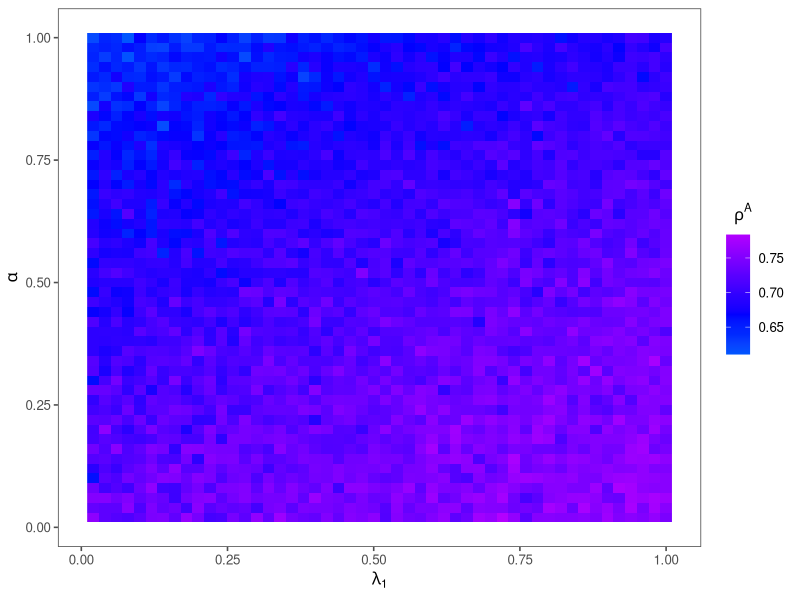
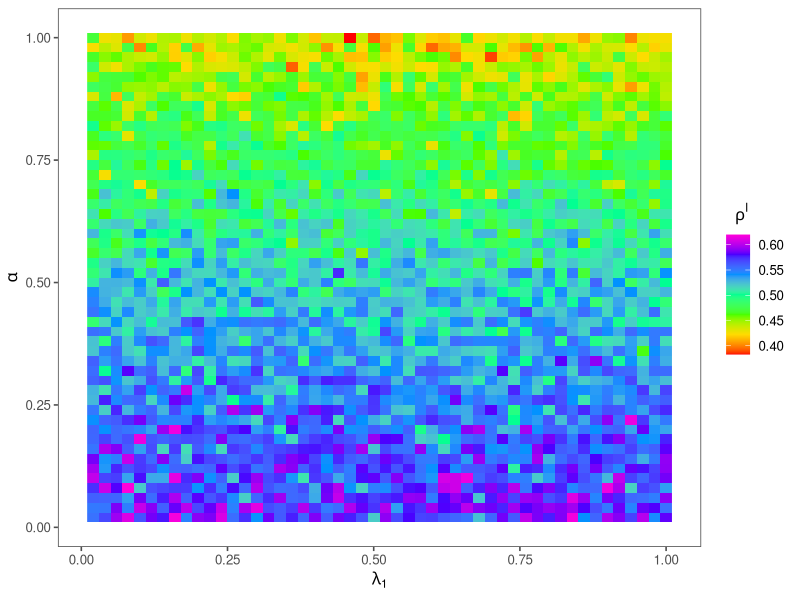
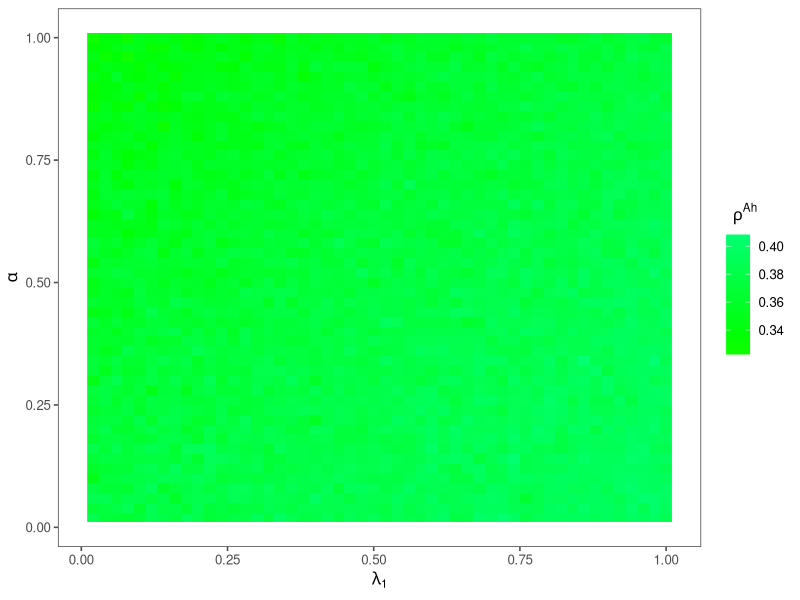
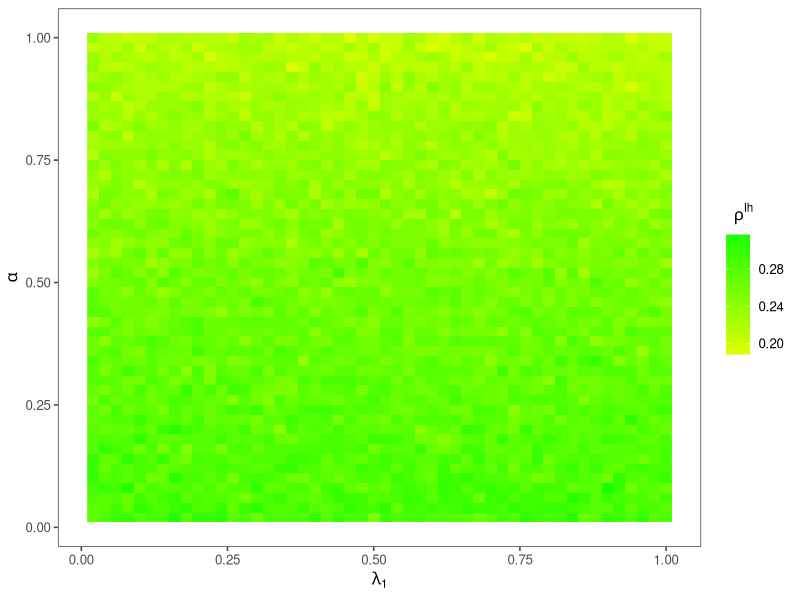
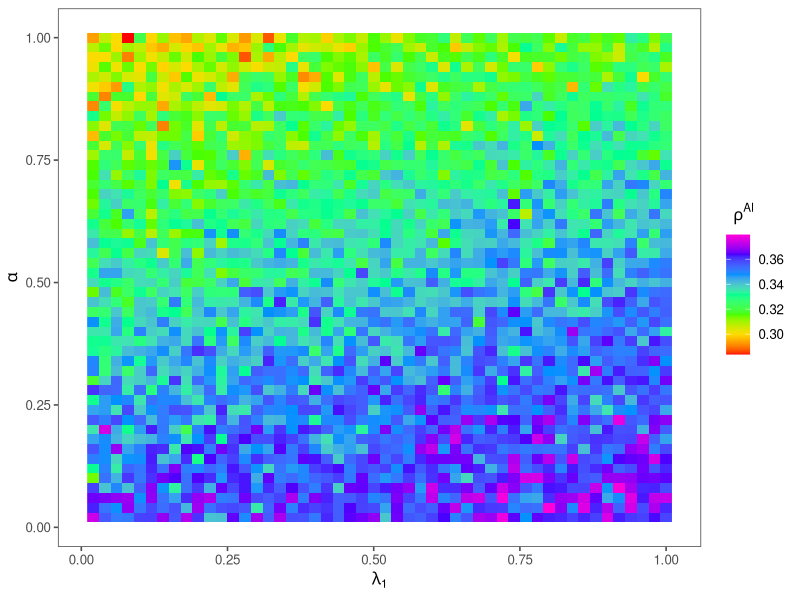
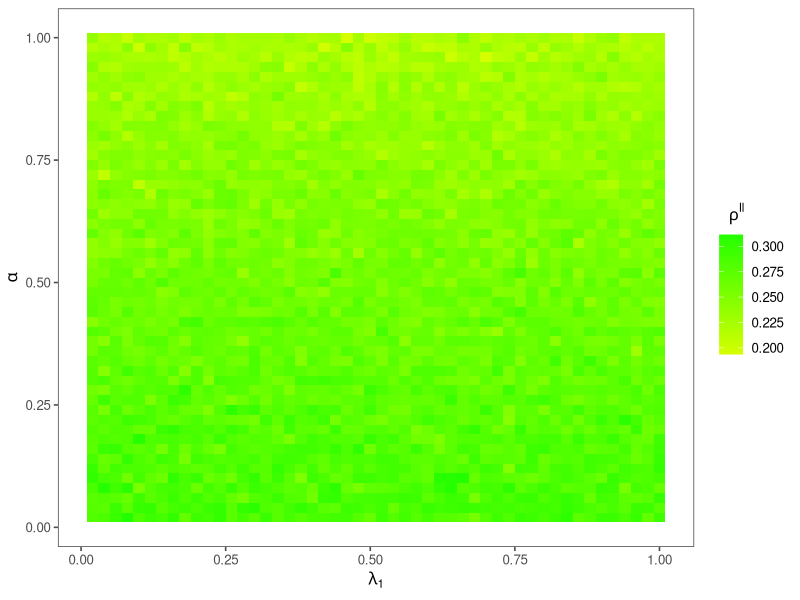
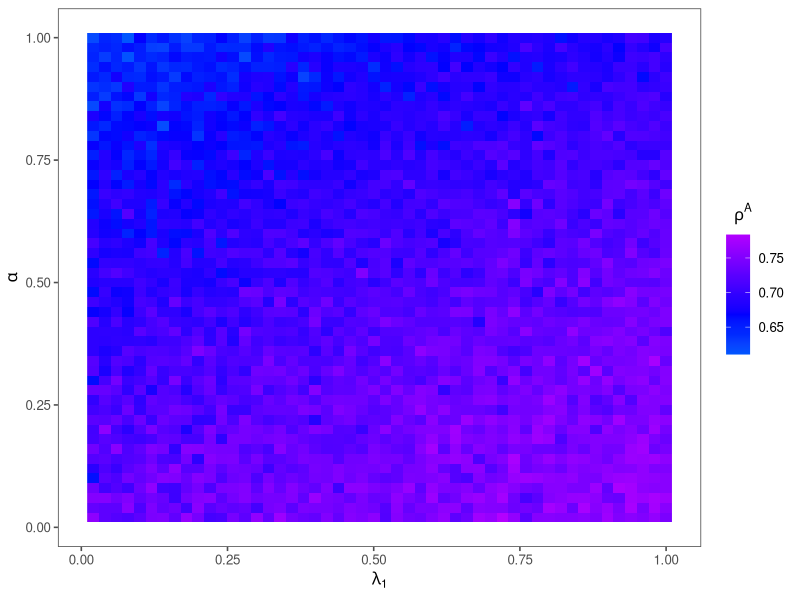
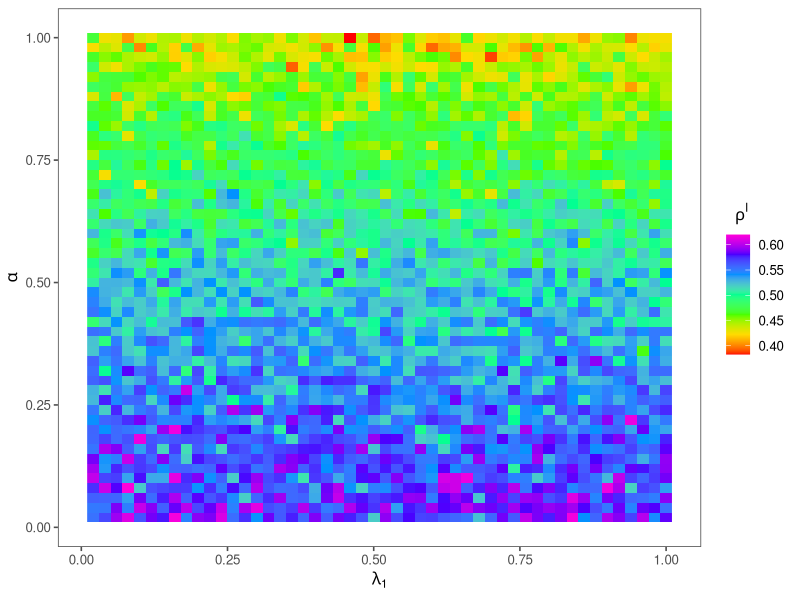

These charts were generated, in order, by the following R code:
suppressPackageStartupMessages(suppressWarnings({
  library(igraph)
  library(progress)
  library(magrittr)
  library(tidyverse)
  library(ggthemes)
  library(RColorBrewer)
  library(parallel)
  library(foreach)
  library(doParallel)
  library(tidyr)
  library(ggplot2)
}))

t1<-Sys.time()

getwd()
setwd(dirname(rstudioapi::getActiveDocumentContext()$path))

Exp4_data<-read.csv("MC_Exp41_lamda1_alpha.csv")%>% 
  mutate(order=1:nrow(.)) %>% 
  select(order,everything())

#1. rho_A
df<-Exp4_data[,c(2,3,4)] %>%
  purrr::set_names("alpha","lambda1","rho_A")

ggplot(df,aes(x=lambda1,y=alpha,fill=rho_A))+
  geom_raster() +
  scale_fill_gradientn(colours =rainbow(7,start=min(df$rho_A),end=max(df$rho_A)))+
  theme_few()+
  ylab(expression(alpha))+
  xlab(expression(lambda[1]))+
  guides(fill=guide_colorbar(title= expression(rho^A),title.hjust =  .2))

ggsave("exp41rhoA.png",width=15, height=13,units="cm",dpi = 600)



#2. rho_I
df<-Exp4_data[,c(2,3,5)] %>%
  purrr::set_names("alpha","lambda1","rho_I")

ggplot(df,aes(y=alpha,x=lambda1,fill=rho_I))+
  geom_raster() +
  scale_fill_gradientn(colours =rainbow(7))+
  theme_few()+
  ylab(expression(alpha))+
  xlab(expression(lambda[1]))+
  guides(fill=guide_colorbar(title= expression(rho^I),title.hjust =  .2))

ggsave("exp41rhoI.png",width=15, height=13,units="cm",dpi = 600)



#3. rho_Ah
df<-Exp4_data[,c(2,3,6)] %>%
  purrr::set_names("alpha","lambda1","rho_Ah")

ggplot(df,aes(y=alpha,x=lambda1,fill=rho_Ah))+
  geom_raster() +
  scale_fill_gradientn(colours =rainbow(7,start=min(df$rho_Ah),end=max(df$rho_Ah)))+
  theme_few()+
  ylab(expression(alpha))+
  xlab(expression(lambda[1]))+
  guides(fill=guide_colorbar(title= expression(rho^Ah),title.hjust =  .2))

ggsave("exp41rhoAh.png",width=15, height=13,units="cm",dpi = 600)



#4. rho_Ih
df<-Exp4_data[,c(2,3,7)] %>%
  purrr::set_names("alpha","lambda1","rho_Ih")

ggplot(df,aes(y=alpha,x=lambda1,fill=rho_Ih))+
  geom_raster() +
  scale_fill_gradientn(colours =rainbow(7,start=min(df$rho_Ih),end=max(df$rho_Ih)))+
  theme_few()+
  ylab(expression(alpha))+
  xlab(expression(lambda[1]))+
  guides(fill=guide_colorbar(title= expression(rho^Ih),title.hjust =  .2))

ggsave("exp41rhoIh.png",width=15, height=13,units="cm",dpi = 600)



#5. rho_Al
df<-Exp4_data[,c(2,3,8)] %>%
  purrr::set_names("alpha","lambda1","rho_Al")

ggplot(df,aes(y=alpha,x=lambda1,fill=rho_Al))+
  geom_raster() +
  scale_fill_gradientn(colours =rainbow(7))+
  theme_few()+
  ylab(expression(alpha))+
  xlab(expression(lambda[1]))+
  guides(fill=guide_colorbar(title= expression(rho^Al),title.hjust =  .2))

ggsave("exp41rhoAl.png",width=15, height=13,units="cm",dpi = 600)



#6. rho_Il
df<-Exp4_data[,c(2,3,9)] %>%
  purrr::set_names("alpha","lambda1","rho_Il")

ggplot(df,aes(y=alpha,x=lambda1,fill=rho_Il))+
  geom_raster() +
  scale_fill_gradientn(colours =rainbow(7,start=min(df$rho_Il),end=max(df$rho_Il)))+
  theme_few()+
  # scale_x_continuous(limits = c(0,0.5),
  #                    breaks = c(0,0.1,0.2,0.3,0.4,0.5))+
  # scale_y_continuous(limits = c(0.5,1),
  #                    breaks = c(0.5,0.6,0.7,0.8,0.9,1))+
  ylab(expression(alpha))+
  xlab(expression(lambda[1]))+
  guides(fill=guide_colorbar(title= expression(rho^Il),title.hjust =  .2))

ggsave("exp41rhoIl.png",width=15, height=13,units="cm",dpi = 600)


t2<-Sys.time()
t2
t2-t1 
